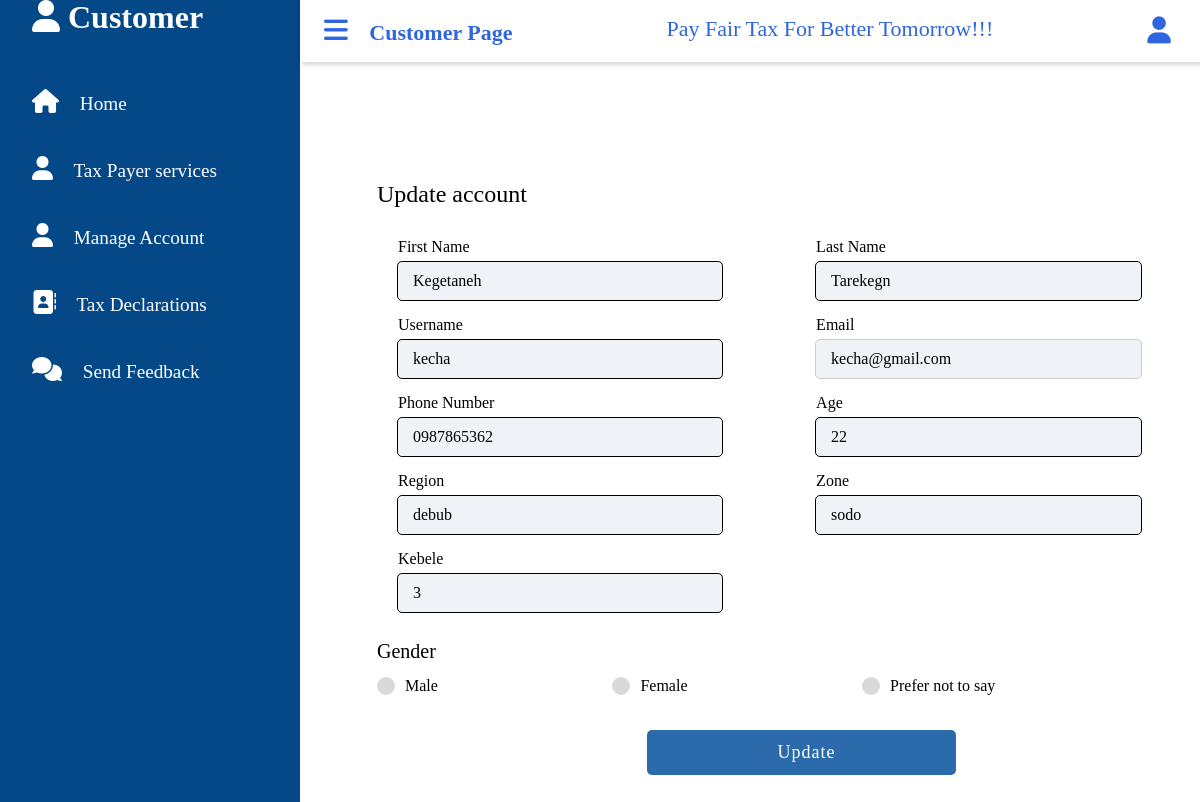
Screenshot of /customer/manage_account.php (signed in) with the database file from the repository.
### tables this page shows
CREATE TABLE `customer` (
  `customer_id` int(20) NOT NULL,
  `TIN_No` int(10) NOT NULL,
  `first_name` varchar(30) NOT NULL,
  `last_name` varchar(30) NOT NULL,
  `username` varchar(30) NOT NULL,
  `email` varchar(50) NOT NULL,
  `pnumber` varchar(13) NOT NULL,
  `password` varchar(16) NOT NULL,
  `age` varchar(2) NOT NULL,
  `date` date NOT NULL,
  `region` varchar(30) NOT NULL,
  `zone` varchar(30) NOT NULL,
  `kebele` varchar(30) NOT NULL,
  `sex` varchar(5) NOT NULL,
  `officer_id` int(10) NOT NULL
);

### customer/manage_account.php (the view, shortened to what this page needs)
    <!DOCTYPE html>
<html lang="en">
<head>
    <link rel="stylesheet" href="css/manage.css">
</head>
<body>
    <?php
        include("dashboard.php");
        $query=mysqli_query($conn,"SELECT * from customer where email= '".$_SESSION["email"]."' ");
        $rows=mysqli_fetch_array($query);
    ?>
        <div class="container"style="margin-top:70px ">
            <div class="title" >Update account</div>
            <div class="content">
            <form action="#" method="POST" autocomplete="off">
                <div class="user-details">
                  <div class="input-box">
                    <span class="details">First Name</span>
                    <input type="text" name="first_name" value="<?php echo $rows['first_name']; ?>" required>
                  </div>
                  <div class="input-box">
                    <span class="details">Last Name</span>
                    <input type="text" name="last_name" value="<?php echo $rows['last_name']; ?>" required>
                  </div>
                  <div class="input-box">
                    <span class="details">Username</span>
                    <input type="text" name="username" value="<?php echo $rows['username']; ?>" required>
                  </div>
                  <div class="input-box">
                    <span class="details">Email</span>
                    <input type="email" name="email" value="<?php echo $rows['email']; ?>" readonly>
                  </div>
                  <div class="input-box">
                    <span class="details">Phone Number</span>
                    <input type="text" name="pnumber" value="<?php echo $rows['pnumber']; ?>" required>
                  </div>
                  <div class="input-box">
                    <span class="details">Age</span>
                    <input type="text" name="age" value="<?php echo $rows['age']; ?>" required>
                  </div>
                  <div class="input-box">
                    <span class="details">Region</span>
                    <input type="text" name="region" value="<?php echo $rows['region']; ?>" required>
                  </div>
                  <div class="input-box">
                    <span class="details">Zone</span>
                    <input type="text" name="zone" value="<?php echo $rows['zone']; ?>" required>
                  </div>
                  <div class="input-box">
                    <span class="details">Kebele</span>
                    <input type="text" name="kebele" value="<?php echo $rows['kebele']; ?>" required>
                  </div>
                </div>
                <div class="gender-details">
                  <span  name="sex" class="gender-title">Gender</span>
                  <div class="category">
                    <label for="dot-1">
                    <span  name="sex" class="dot one"></span>
                    <span  name="sex" class="gender">Male</span>
                  </label>
                  <label for="dot-2">
                    <span  name="sex" class="dot two"></span>
                    <span   name="sex" class="gender">Female</span>
                  </label>
                  <label for="dot-3">
                    <span  name="sex" class="dot three"></span>
                    <span  name="sex" class="gender">Prefer not to say</span>
                    </label>
                  </div>
                </div>
                <div class="button">
                <input name="submit" type="submit"  value="Update">
                </div>
              </form>
            </div>
          </div>
</body>
</html>

### customer/css/manage.css (style rules this page uses)
:root { --main-color:#dd2f6e; --color-dark:#1d2231; --text-gray:#8390a2; }
* { padding: 0; margin: 0; box-sizing: border-box; list-style-type: none; text-decoration: none; font-family: 'poppins',sans-serif; }
* { margin: 0; padding: 0; box-sizing: border-box; font-family: 'poppins', 'sans-serif'; }
body { height: 100vh; display: flex; justify-content: center; align-items: center; padding: 10px; background: linear-gradient(135deg, #ffffff, #ffffff); font-family: 'poppins', 'sans-serif'; }
.container { width: 100%; background-color: #fff; padding: 25px 30px; margin-left: -10px; margin-top: 15px; height: 100%; }
.container .title { font-size: 24px; font-weight: 500; position: relative; margin-bottom: 30px; margin-top: 120px; overflow: hidden; }
.details { margin-left: 21px; }
.content form .user-details { display: flex; flex-wrap: wrap; justify-content: space-between; margin: 20px 0 12px 0; }
form .user-details .input-box { margin-bottom: 15px; width: calc(97% / 2 - 20px); }
form .input-box span.details { display: block; font-weight: 500; margin-bottom: 5px; }
.user-details .input-box input { height: 40px; width: 92%; outline: none; font-size: 16px; border-radius: 5px; padding-left: 15px; border: 1px solid #ccc; transition: all 0.3s ease; margin-left: 20px; background: #eff3f7; }
.user-details .input-box input:focus, .user-details .input-box input:valid { border-color: #000000; }
form .gender-details .gender-title { font-size: 20px; font-weight: 500; }
form .category { display: flex; width: 80%; margin: 14px 0 ; justify-content: space-between; }
form .category label { display: flex; align-items: center; cursor: pointer; }
form .category label .dot { height: 18px; width: 18px; border-radius: 50%; margin-right: 10px; background: #d9d9d9; border: 5px solid transparent; transition: all 0.3s ease; }
form .button { height: 45px; margin: 35px 0; }
form .button input { height: 100%; padding-left: 10px; width: 40%; border-radius: 5px; margin-left: 270px; border: none; color: #fff; font-size: 18px; font-weight: 500; letter-spacing: 1px; cursor: pointer; transition: all 0.3s ease; background: linear-gradient(135deg, rgb(43, 107, 172), rgb(43, 107, 172)); }

### customer/css/admin.css (style rules this page uses)
:root { --main-color:#dd2f6e; --color-dark:#1d2231; --text-gray:#8390a2; }
* { padding: 0; margin: 0; box-sizing: border-box; list-style-type: none; text-decoration: none; font-family: 'poppins', 'sans-serif'; }

### rows the page displays
customer: first_name "Kegetaneh", last_name "Tarekegn", username "kecha", email "kecha@gmail.com", pnumber "0987865362", age "22", region "debub", zone "sodo", kebele "3"
